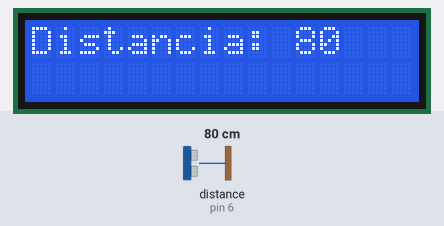
Bench run of a sketch on a simulated Arduino Uno, built with avr-gcc and run on an emulated ATmega328P. Parts: 16×2 character LCD. Wiring (inferred from the names in the program): ultrasonic range finder: trigger pin 7; echo pin 6. The inputs (shaded band) are chosen by the test bench; at power-on: distance to the obstacle (sensor on pin 6) 80 cm. The echo pulse lasts 58.3 µs per cm.

Above: at 1.2 s.
1.3 s: distance to the obstacle (sensor on pin 6) set to 245 cm
At 1.43 s:
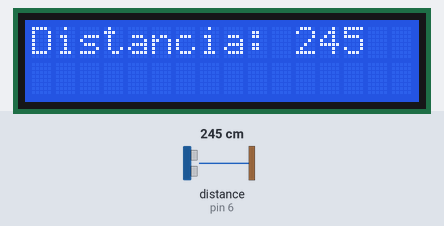
3.4 s: distance to the obstacle (sensor on pin 6) set to 254 cm
At 3.62 s:
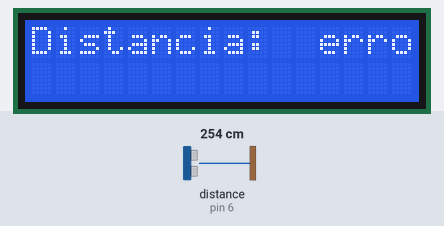
5.6 s: distance to the obstacle (sensor on pin 6) set to 2 cm
At 5.81 s:
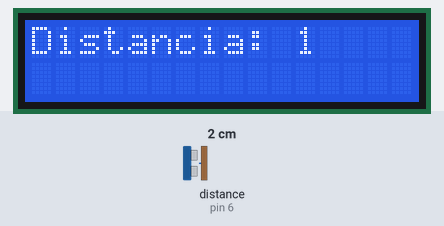
7.2 s: distance to the obstacle (sensor on pin 6) set to 299 cm
At 7.47 s:
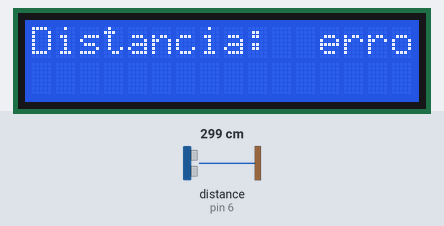

Measured:
- the behaviour switches between 250 and 251 cm on distance to the obstacle (sensor on pin 6) (found by bisection; images 1 and 2)
- after the input at 1.3 s, the display: first differs from a run without the input at once (image 1)
- after the input at 3.4 s, the display: first differs from a run without the input after 0.13 s (image 2)
- after the input at 5.6 s, the display: first differs from a run without the input after 0.11 s (image 3)
- after the input at 7.2 s, the display: first differs from a run without the input after 0.17 s (image 4)

The sketch:

sketch_oct24a.ino
```cpp
#include<LiquidCrystal.h>
LiquidCrystal lcd(12,11,5,4,3,2);
int disparo=7, eco=6;
long duracion, cm;

void setup() {
  lcd.begin(16,2);
}

void loop() {
  pinMode(disparo,OUTPUT);
  digitalWrite(disparo,LOW);
  delayMicroseconds(2);
  digitalWrite(disparo,HIGH);
  delayMicroseconds(5);
  digitalWrite(disparo, LOW);

  pinMode(eco,INPUT);
  duracion=pulseIn(eco,HIGH);
  cm=duracion/29/2;

  lcd.setCursor(0,0);
  lcd.print("Distancia: ");

  if(cm>250) lcd.print(" error !");
  else  lcd.print(cm);
  delay(200);
  lcd.clear();


}
```
